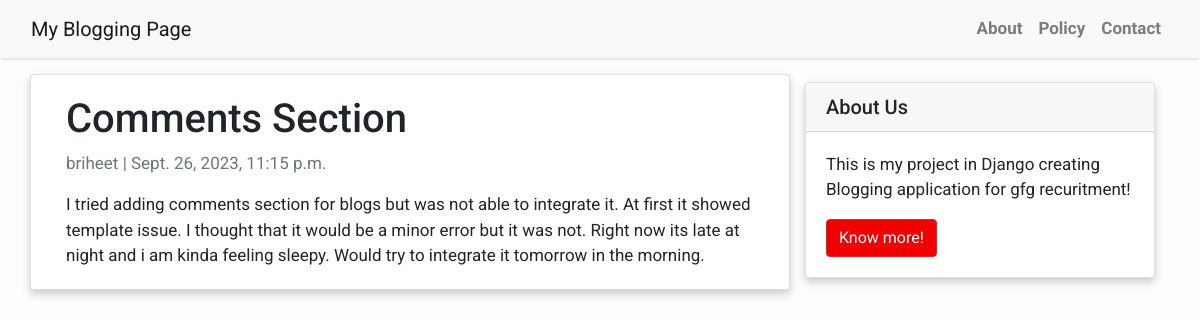
The app's page /comments-section/ with its own data.
### blog/models.py (models this page shows, shortened)
class Post(models.Model):
    title = models.CharField(max_length=200, unique=True)
    slug = models.SlugField(max_length=200, unique=True)
    author = models.ForeignKey(User, on_delete= models.CASCADE,related_name='blog_posts')
    updated_on = models.DateTimeField(auto_now= True)
    content = models.TextField()
    created_on = models.DateTimeField(auto_now_add=True)
    status = models.IntegerField(choices=STATUS, default=0)
    class Meta:
        ordering = ['-created_on']

### blog/views.py (the view)
# urls.py: path('<slug:slug>/', views.PostDetail.as_view(), name='post_detail'),
class PostDetail(generic.DetailView):
    model = Post
    template_name = 'post_detail.html'

### templates/post_detail.html
{% extends 'base.html' %} {% block content %}
<div class="container">
  <div class="row">
    <div class="col-md-8 card mb-4  mt-3 left  top">
      <div class="card-body">
        <h1>{% block title %} {{ object.title }} {% endblock title %}</h1>
        <p class=" text-muted">{{ post.author }} | {{ post.created_on }}</p>
        <p class="card-text ">{{ object.content | safe }}</p>
      </div>
    </div>
    {% block sidebar %} {% include 'sidebar.html' %} {% endblock sidebar %}
  </div>
</div>
{% endblock content %}

### templates/base.html (style rules this page uses)
body { font-family: "Roboto", sans-serif; font-size: 17px; background-color: #fdfdfd; }

### templates/sidebar.html (style rules this page uses)
.card { box-shadow: 0 4px 8px 0 rgba(0, 0, 0, 0.2); }

### records on screen
Post: title "Comments Section", author "briheet", created_on "Sept. 26, 2023, 11:15 p.m.", content "I tried adding comments section for blogs but was not able to integrate it. At first it showed template issue. I thought that it would be a minor error but it was not. Right now its late at night and i am kinda feeling sleepy. Would try to integrate it tomorrow in the morning."
